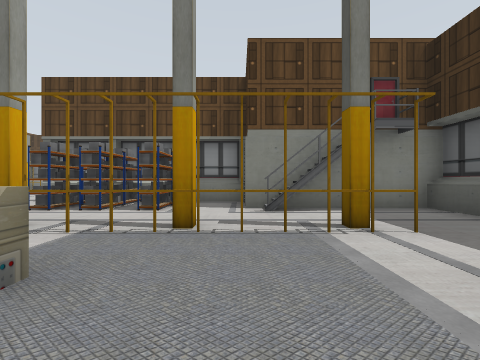
[1] (above)

24 first-person views from a walk through a Gazebo world. The camera is 1.2 m above the floor, looks level and sees 90° across. The floor is counted in squares, 2 m on a side. Each view is taken from the middle of a square. On the plan, view 1 faces up. The plan holds only what a view shows up to about 9 squares ahead; the rest is blank. Some surface patterns are stand-ins.

[2]
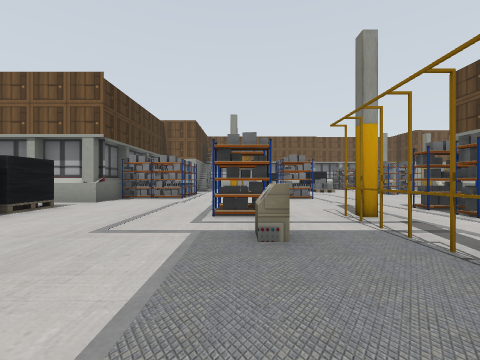

[3]
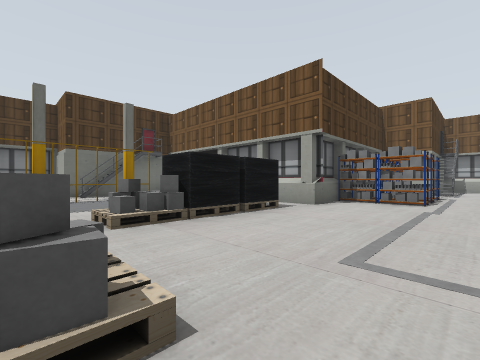

[4]
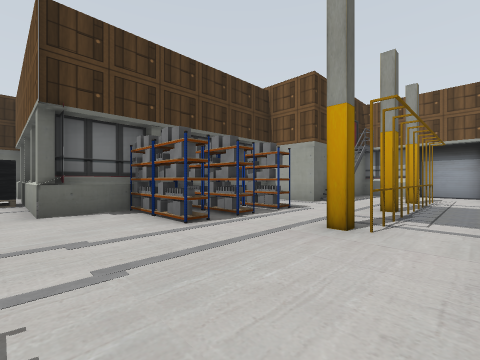

[5]
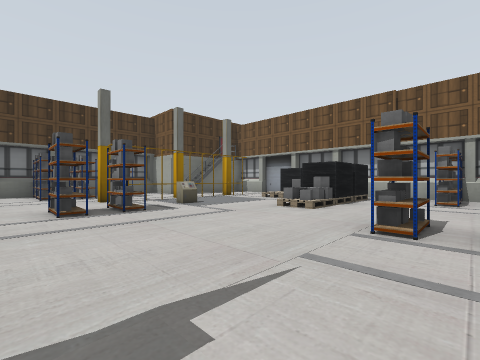

[6]
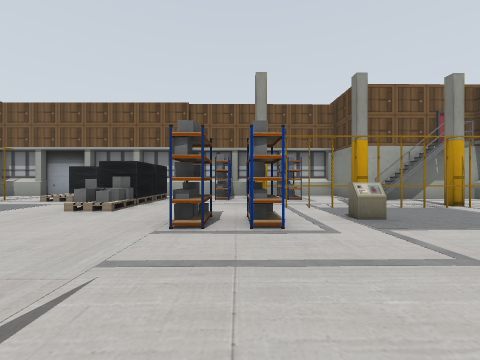

[7]
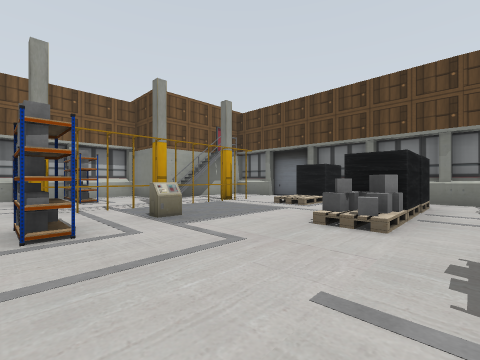

[8]
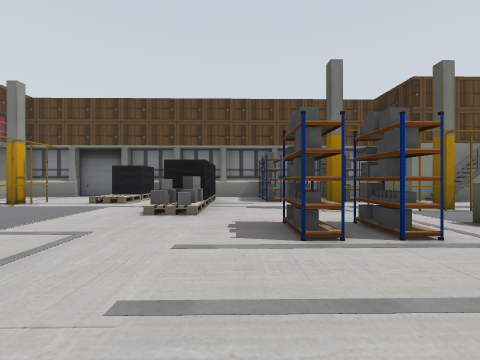

[9]
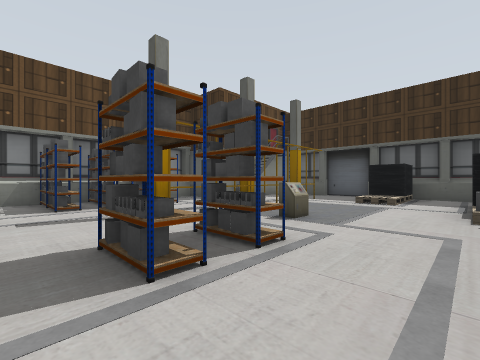

[10]
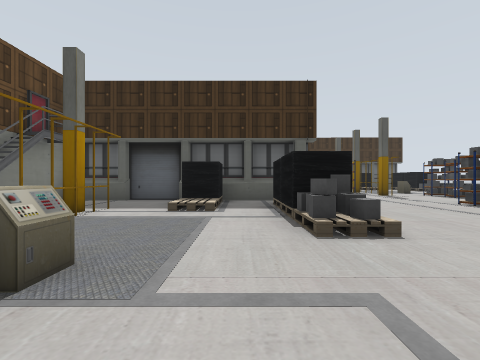

[11]
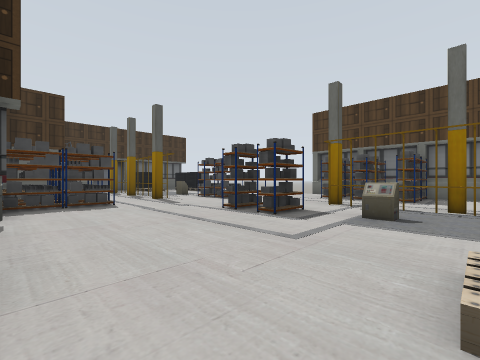

[12]
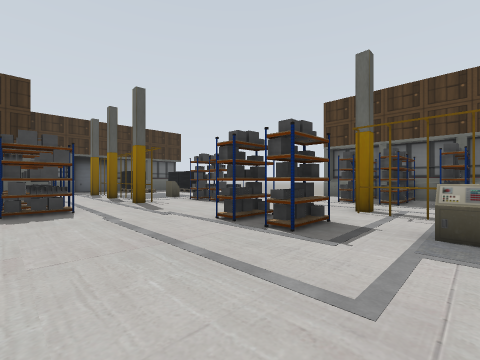

[13]
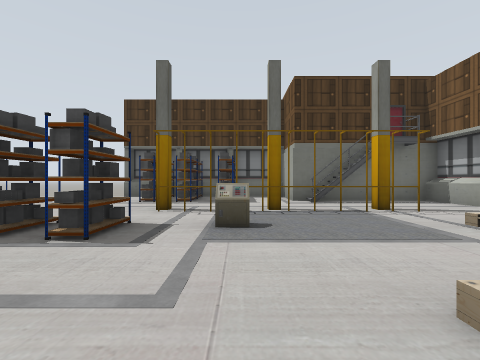

[14]
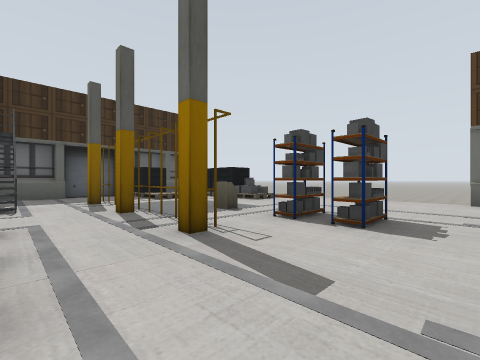

[15]
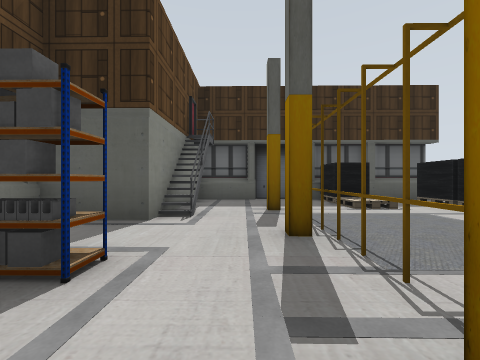

[16]
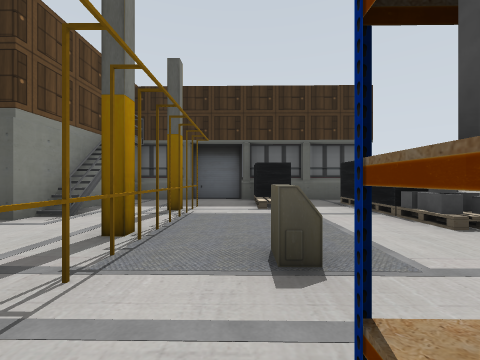

[17]
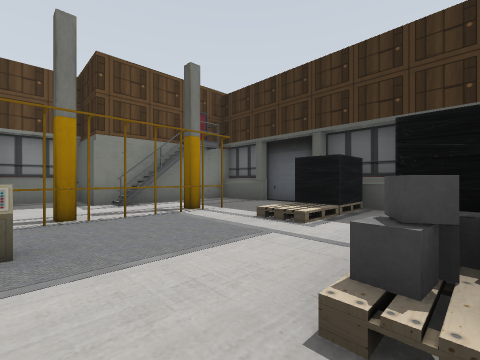

[18]
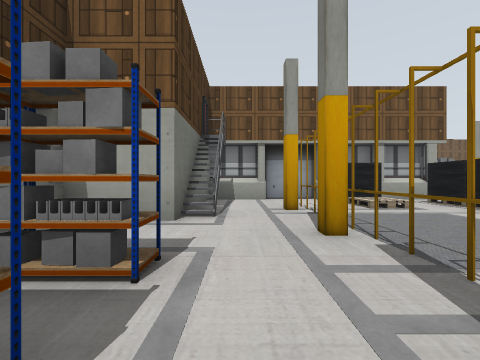

[19]
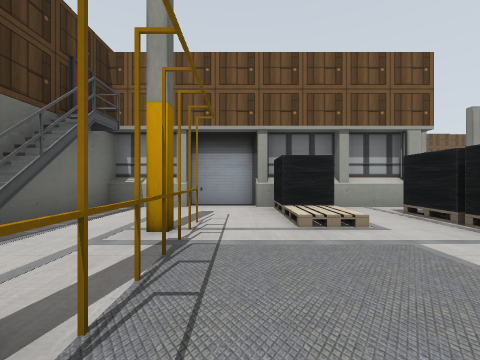

[20]
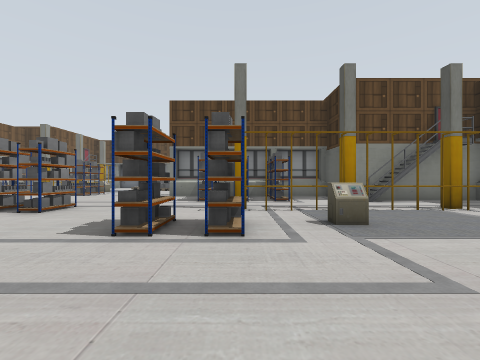

[21]
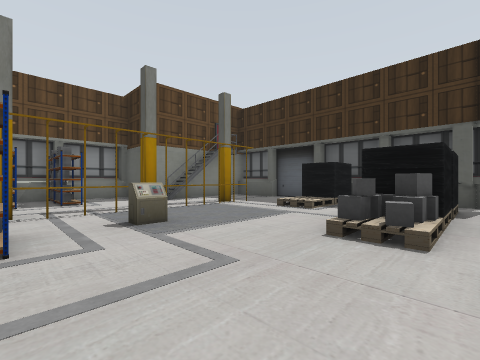

[22]
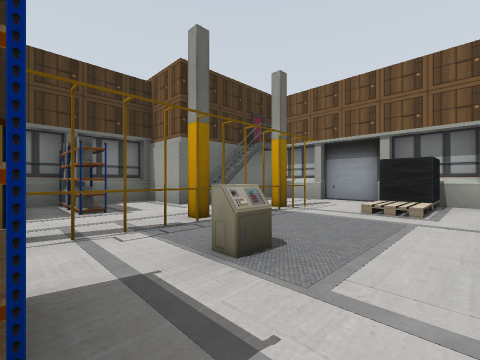

[23]
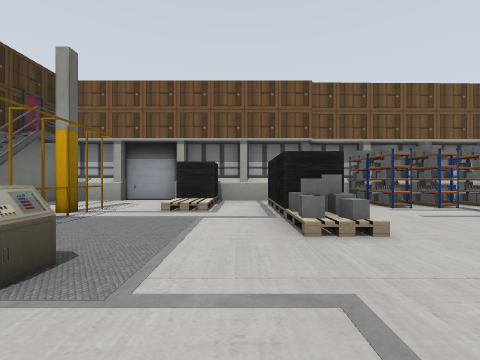

[24]
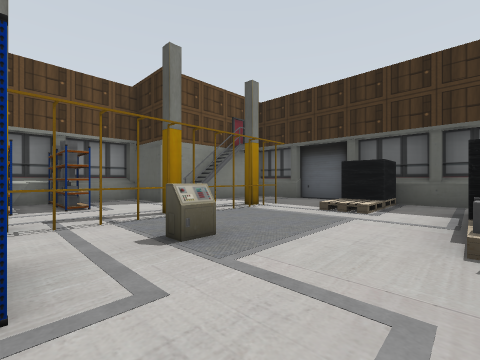

### Floor plan
Key: @ floor where view 1 was taken; # wall or solid block; x gap in a wall; . floor; = window, fence, low wall or low ledge; P yellow post; O other object.
Columns run from 15 left of view 1 to 14 right of it. Each row starts with its distance up from view 1.
 16  #.###.########
 15  #==.## ..###.#
 14  #..O.=##.###.#####
 13  ##.O.=.#.........#
 12 ###.O...#..PPPOOO.#
 11 #...O...=.........#
 10 ##..O=....##=...=##
  9 ##..P.............#
  8 ##....#.......## x#
  7 #.........######
  6 #..........###.#
  5 #x###......###.#####
  4 #..................#
  3 ##=...=x....PPPPPP.#
  2 #..................#
  1 #.OPPPPP....x=...=##
  0 #..............@...#
 -1 #####.###......###x#
 -2     #.###..........#######
 -3     #######.........##.#.#
 -4          .=##x......##...#####
 -5           #.................##
 -6          .##=..=.....PPPPPO..#
 -7          ##............=....##
 -8          ##.PPPPPP..##....=##.
 -9          .=.................#.
-10          #####.#.##.....#####.
-11              #.#.##....     #
-12              #######...
-13                    ...
-14                    ...

Where each view was taken, in squares from view 1:
view 1: 0 up, 0 right, facing up
view 2: 1 up, 1 right, facing left
view 3: 0 up, 0 right, facing down-left
view 4: 2 up, 5 left, facing down-left
view 5: 8 up, 6 left, facing down-left
view 6: 8 up, 6 left, facing left
view 7: 8 up, 6 left, facing up-left
view 8: 7 up, 6 left, facing up
view 9: 8 up, 6 left, facing up-right
view 10: 0 up, 3 left, facing right
view 11: 2 down, 1 left, facing down-right
view 12: 3 down, 0 right, facing down-right
view 13: 3 down, 0 right, facing down
view 14: 4 down, 4 right, facing down-right
view 15: 5 down, 6 right, facing right
view 16: 7 down, 6 right, facing right
view 17: 10 down, 8 right, facing up-right
view 18: 9 down, 2 right, facing left
view 19: 7 down, 0 right, facing left
view 20: 2 down, 3 left, facing up
view 21: 2 down, 3 left, facing up-right
view 22: 4 up, 8 left, facing down-left
view 23: 4 up, 8 left, facing left
view 24: 8 up, 4 left, facing up-right
